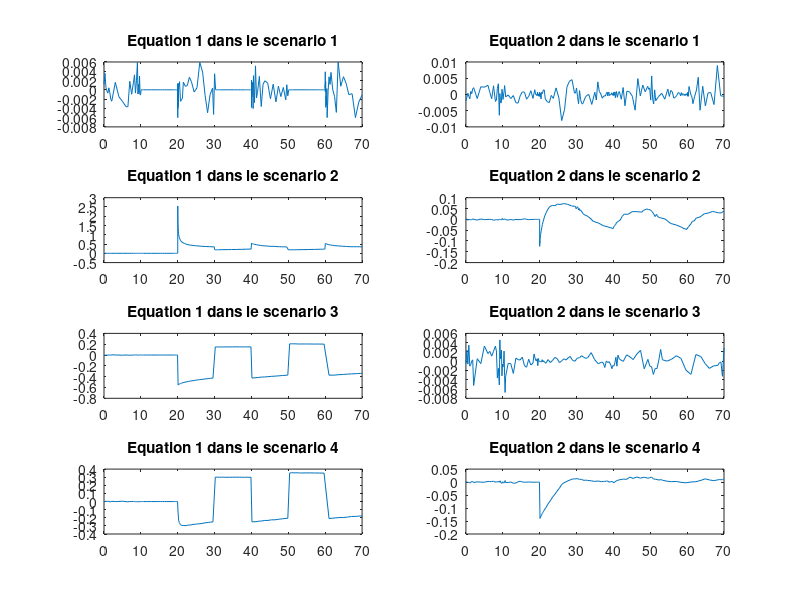

The MATLAB source for this figure:
sc1 = load('scenario1bis.mat');
sc2 = load('scenario3bis.mat');
sc3 = load('scenario4bis.mat');
sc4 = load('scenario5bis.mat');

scenarios = [sc1 sc2 sc3 sc4];

eq1 = -0.3*sc1.u + (0.3 + 2*sc1.yobs1d).*sc1.yobs1;
eq2 = 2*sc1.yobs2d.*sc1.yobs2 - 0.3*sc1.yobs1 + 0.3*sc1.yobs2;
subplot(4,2,1);plot(sc1.dt,eq1);
str1 = 'Equation 1 dans le scenario 1';
title(str1);
subplot(4,2,2);plot(sc1.dt,eq2);
str2 = 'Equation 2 dans le scenario 1';
title(str2);

eq1 = -0.3*sc2.u + (0.3 + 2*sc2.yobs1d).*sc2.yobs1;
eq2 = 2*sc2.yobs2d.*sc2.yobs2 - 0.3*sc2.yobs1 + 0.3*sc2.yobs2;
subplot(4,2,3);plot(sc2.dt,eq1);
str1 = 'Equation 1 dans le scenario 2';
title(str1);
subplot(4,2,4);plot(sc2.dt,eq2);
str2 = 'Equation 2 dans le scenario 2';
title(str2);


eq1 = -0.3*sc3.u + (0.3 + 2*sc3.yobs1d).*sc3.yobs1;
eq2 = 2*sc3.yobs2d.*sc3.yobs2 - 0.3*sc3.yobs1 + 0.3*sc3.yobs2;
subplot(4,2,5);plot(sc3.dt,eq1);
str1 = 'Equation 1 dans le scenario 3';
title(str1);
subplot(4,2,6);plot(sc3.dt,eq2);
str2 = 'Equation 2 dans le scenario 3';
title(str2);


eq1 = -0.3*sc4.u + (0.3 + 2*sc4.yobs1d).*sc4.yobs1;
eq2 = 2*sc4.yobs2d.*sc4.yobs2 - 0.3*sc4.yobs1 + 0.3*sc4.yobs2;
subplot(4,2,7);plot(sc4.dt,eq1);
str1 = 'Equation 1 dans le scenario 4';
title(str1);
subplot(4,2,8);plot(sc4.dt,eq2);
str2 = 'Equation 2 dans le scenario 4';
title(str2); 